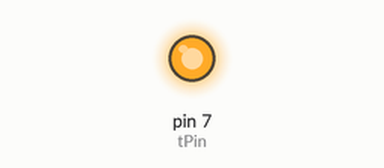
This sketch was run on a simulated Arduino Uno, built with avr-gcc and run on an emulated ATmega328P. Parts: output pins drawn as LEDs (lit = HIGH).

Above: at 1.0 s.
At 3.0 s:
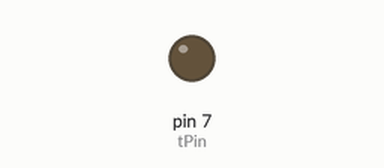
Timing chart, 0 to 5.2 s (numbered marks = the images above):
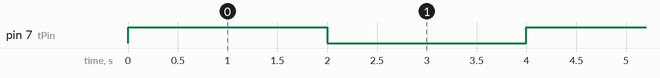

The sketch:

VentSolenoid.ino
```cpp
int tPin = 7;

void setup() {
  // put your setup code here, to run once:
  pinMode(tPin, OUTPUT);
}

void loop() {
  // put your main code here, to run repeatedly:
  digitalWrite(tPin, HIGH);
  delay(2000);
  digitalWrite(tPin, LOW);
  delay(2000);

}
```

Measured:
- by itself, pin 7 (tPin): alternates HIGH for 2.0 s and LOW for 2.0 s
